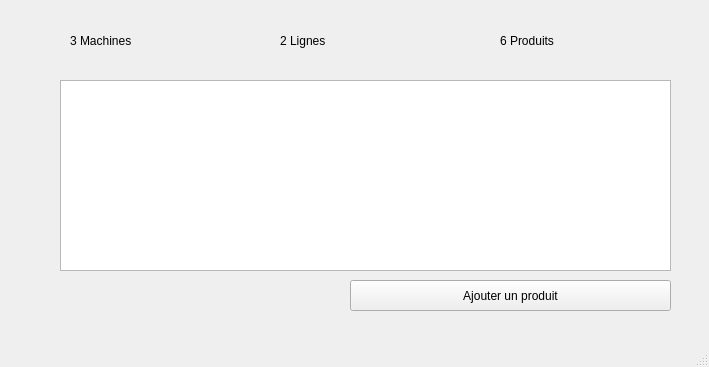
<?xml version="1.0" encoding="UTF-8"?>
<ui version="4.0">
 <class>Add_prod</class>
 <widget class="QMainWindow" name="Add_prod">
  <property name="geometry">
   <rect>
    <x>0</x>
    <y>0</y>
    <width>709</width>
    <height>367</height>
   </rect>
  </property>
  <property name="windowTitle">
   <string>MainWindow</string>
  </property>
  <widget class="QWidget" name="centralwidget">
   <widget class="QLabel" name="label">
    <property name="geometry">
     <rect>
      <x>70</x>
      <y>30</y>
      <width>81</width>
      <height>21</height>
     </rect>
    </property>
    <property name="text">
     <string>3 Machines</string>
    </property>
   </widget>
   <widget class="QLabel" name="label_2">
    <property name="geometry">
     <rect>
      <x>280</x>
      <y>30</y>
      <width>81</width>
      <height>21</height>
     </rect>
    </property>
    <property name="text">
     <string>2 Lignes</string>
    </property>
   </widget>
   <widget class="QLabel" name="label_3">
    <property name="geometry">
     <rect>
      <x>500</x>
      <y>30</y>
      <width>81</width>
      <height>21</height>
     </rect>
    </property>
    <property name="text">
     <string>6 Produits</string>
    </property>
   </widget>
   <widget class="QPushButton" name="add_product">
    <property name="geometry">
     <rect>
      <x>350</x>
      <y>280</y>
      <width>321</width>
      <height>31</height>
     </rect>
    </property>
    <property name="text">
     <string>Ajouter un produit</string>
    </property>
   </widget>
   <widget class="QListView" name="listView">
    <property name="geometry">
     <rect>
      <x>60</x>
      <y>80</y>
      <width>611</width>
      <height>191</height>
     </rect>
    </property>
   </widget>
  </widget>
  <widget class="QStatusBar" name="statusbar"/>
 </widget>
 <resources/>
 <connections/>
</ui>
